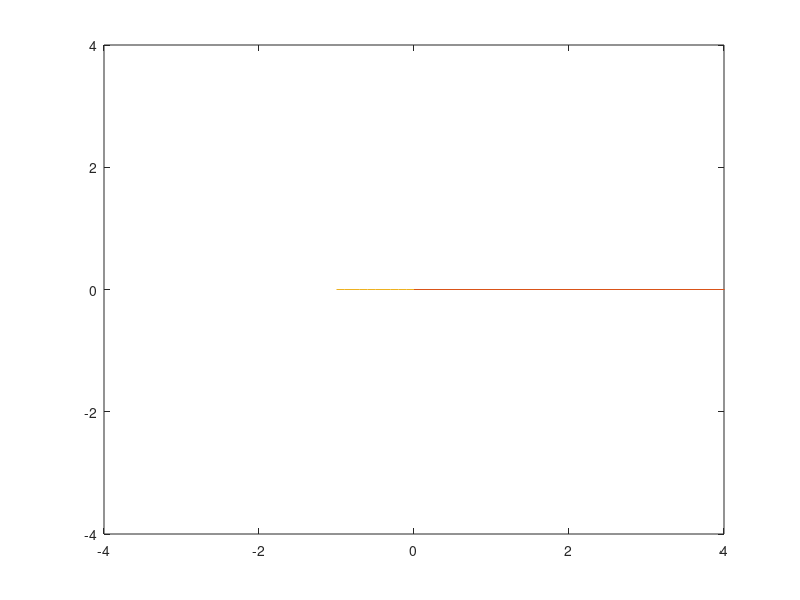

This chart was generated by the following MATLAB code: (Note: this script raises an error after producing the figure.)
% UnicycleMPrimGenerator : Generates a primitive set for a
% Unicycle-like. The set guarantees 8-axis simmetry
%
%   output_filename :           the file to which the results are saved
%   uni_width :                 max width of the vehicle
%   uni_length :                max length of the vehicle   
%   numberofangles :            angle granularity (how many angles in 2pi)
%   cell_size :                 the size of the side of each cell (meters)
%
%   all measures are in radians and meters
%   Two outputs: all primitives and primitive set


% -------------------------------------------------------------------------
% ========================== SCRIPT PARAMETERS ============================
% -------------------------------------------------------------------------

output_filename =               'MyUnicycle';
uni_width =                     0.8;
uni_length =                    1.2;
numberofangles =                16;
cell_size =                     0.2;


% -------------------------------------------------------------------------
% ============================= PARAMETERS ================================
% -------------------------------------------------------------------------

% Cost multipliers
forwardcostmult = 1.0;
forwardandturncostmult = 1.2;
backwardcostmult = 1.1;
backwardandturncostmult = 1.3;

% number of primitives per angle
numberofprimsperangle = 5;

% approximation error tolerance
approxError = 10e-05;

resolution = 1;

% -------------------------------------------------------------------------
% ======================== PRIMITIVE GENERATION ===========================
% -------------------------------------------------------------------------

if (numberofangles ~= 16 && numberofangles ~= 32)
    fprintf(1, 'ERROR: undefined mprim type\n');
end


% note, what is shown x,y,theta changes (not absolute numbers)
% x aligned with the heading of the robot, angles are positive
% counterclockwise

% Prepare the primitives for the first sector (0--pi/4)

% 0 degreees
basemprimendpts0_c = zeros(numberofprimsperangle, 4); % x,y,theta,costmult
% 0 theta change
basemprimendpts0_c(1,:) = [1 0 0 forwardcostmult];
basemprimendpts0_c(2,:) = [8 0 0 forwardcostmult];
basemprimendpts0_c(3,:) = [-1 0 0 backwardcostmult];
% 1/16 - 1/32 theta change
basemprimendpts0_c(4,:) = [8 1 1 forwardandturncostmult];
basemprimendpts0_c(5,:) = [8 -1 -1 forwardandturncostmult];

if (numberofangles > 16)
    % 11.25 degrees
    basemprimendpts11p25_c = zeros(numberofprimsperangle, 4); %x,y,theta,costmult
    % 0 theta change
    basemprimendpts11p25_c(1,:) = [3 1 0 forwardcostmult];
    basemprimendpts11p25_c(2,:) = [6 2 0 forwardcostmult];
    basemprimendpts11p25_c(3,:) = [-3 -1 0 backwardcostmult];
    % 1/32 theta change
    basemprimendpts11p25_c(4,:) = [5 3 1 forwardandturncostmult];
    basemprimendpts11p25_c(5,:) = [7 1 -1 forwardandturncostmult];
end

% 22.5 degrees
basemprimendpts22p5_c = zeros(numberofprimsperangle, 4); %x,y,theta,costmult
% 0 theta change
basemprimendpts22p5_c(1,:) = [2 1 0 forwardcostmult];
basemprimendpts22p5_c(2,:) = [6 3 0 forwardcostmult];
basemprimendpts22p5_c(3,:) = [-2 -1 0 backwardcostmult];
% 1/16 - 1/32 theta change
basemprimendpts22p5_c(4,:) = [5 4 1 forwardandturncostmult];
basemprimendpts22p5_c(5,:) = [7 2 -1 forwardandturncostmult];

if (numberofangles > 16)
    % 33.75 degrees
    basemprimendpts33p75_c = zeros(numberofprimsperangle, 4); %x,y,theta,costmult
    % 0 theta change
    basemprimendpts33p75_c(1,:) = [3 2 0 forwardcostmult];
    basemprimendpts33p75_c(2,:) = [6 4 0 forwardcostmult];
    basemprimendpts33p75_c(3,:) = [-3 -2 0 backwardcostmult];
    % 1/32 theta change
    basemprimendpts33p75_c(4,:) = [5 5 1 forwardandturncostmult];
    basemprimendpts33p75_c(5,:) = [7 3 -1 forwardandturncostmult];
end

% 45 degrees
basemprimendpts45_c = zeros(numberofprimsperangle, 4); % x,y,theta,costmult
% 0 theta change
basemprimendpts45_c(1,:) = [1 1 0 forwardcostmult];
basemprimendpts45_c(2,:) = [6 6 0 forwardcostmult];
basemprimendpts45_c(3,:) = [-1 -1 0 backwardcostmult];
% 1/8 - 1/16 - 1/32 theta change
basemprimendpts45_c(4,:) = [5 7 1 forwardandturncostmult];
basemprimendpts45_c(5,:) = [7 5 -1 forwardandturncostmult];


% open the output file
fout = fopen(output_filename, 'w');

%write the header
fprintf(fout, 'unicycle_width: %f\n', uni_width);
fprintf(fout, 'unicycle_length: %f\n', uni_length);
fprintf(fout, 'resolution_m: %f\n', resolution);
fprintf(fout, 'numberofangles: %d\n', numberofangles);
fprintf(fout, 'totalnumberofprimitives: %d\n', numberofprimsperangle*numberofangles);

% iterate over angles
for angleind = 1:numberofangles
    
    %current angle
    currentangle = (angleind-1)*2*pi/numberofangles;
    currentangle_36000int = round((angleind-1)*36000/numberofangles);

    % graphic output
    figure(1);
    hold off;
    text(0, 0, int2str(angleind));


    % iterate over primitives
    for primind = 1:numberofprimsperangle
        fprintf(fout, 'primID: %d\n', primind-1);
        fprintf(fout, 'startangle_c: %d\n', angleind-1);
        
        % compute which template to use - a bit crude, but it works
        if (rem(currentangle_36000int, 9000) == 0)
            basemprimendpts_c = basemprimendpts0_c(primind,:);
            angle = currentangle;
        elseif (rem(currentangle_36000int, 4500) == 0)
            basemprimendpts_c = basemprimendpts45_c(primind,:);
            angle = currentangle - 45*pi/180;
        elseif (rem(currentangle_36000int-7875, 9000) == 0)
            basemprimendpts_c = basemprimendpts11p25_c(primind,:);
            basemprimendpts_c(1) = basemprimendpts11p25_c(primind, 2); %reverse x and y
            basemprimendpts_c(2) = basemprimendpts11p25_c(primind, 1);
            basemprimendpts_c(3) = -basemprimendpts11p25_c(primind, 3); %reverse the angle as well
            angle = currentangle - 78.75*pi/180;
            fprintf(1, '78p75\n');
        elseif (rem(currentangle_36000int-6750, 9000) == 0)
            basemprimendpts_c = basemprimendpts22p5_c(primind,:);
            basemprimendpts_c(1) = basemprimendpts22p5_c(primind, 2); %reverse x and y
            basemprimendpts_c(2) = basemprimendpts22p5_c(primind, 1);
            basemprimendpts_c(3) = -basemprimendpts22p5_c(primind, 3); %reverse the angle as well
            angle = currentangle - 67.5*pi/180;
            fprintf(1, '67p5\n');
        elseif (rem(currentangle_36000int-5625, 9000) == 0)
            basemprimendpts_c = basemprimendpts33p75_c(primind,:);
            basemprimendpts_c(1) = basemprimendpts33p75_c(primind, 2); %reverse x and y
            basemprimendpts_c(2) = basemprimendpts33p75_c(primind, 1);
            basemprimendpts_c(3) = -basemprimendpts33p75_c(primind, 3); %reverse the angle as well
            angle = currentangle - 56.25*pi/180;
            fprintf(1, '56p25\n');
        elseif (rem(currentangle_36000int-3375, 9000) == 0)
            basemprimendpts_c = basemprimendpts33p75_c(primind,:);
            angle = currentangle - 33.75*pi/180;
            fprintf(1, '33p75\n');
        elseif (rem(currentangle_36000int-2250, 9000) == 0)
            basemprimendpts_c = basemprimendpts22p5_c(primind,:);
            angle = currentangle - 22.5*pi/180;
            fprintf(1, '22p5\n');
        elseif (rem(currentangle_36000int-1125, 9000) == 0)
            basemprimendpts_c = basemprimendpts11p25_c(primind,:);
            angle = currentangle - 11.25*pi/180;
            fprintf(1, '11p25\n');
        else
            fprintf(1, 'ERROR: invalid angular resolution. angle = %d\n', currentangle_36000int);
            return;
        end;
        
        % now figure out what action will be
        baseendpose_c = basemprimendpts_c(1:3);
        additionalactioncostmult = basemprimendpts_c(4);
        endx_c = round(baseendpose_c(1)*cos(angle) - baseendpose_c(2)*sin(angle));
        endy_c = round(baseendpose_c(1)*sin(angle) + baseendpose_c(2)*cos(angle));
        endtheta_c = rem(angleind - 1 + baseendpose_c(3), numberofangles);
        endpose_c = [endx_c endy_c endtheta_c];
        
        fprintf(1, 'rotation angle=%f\n', angle*180/pi);
        
        if baseendpose_c(2) == 0 && baseendpose_c(3) == 0
            fprintf(1, 'endpose=%d %d %d\n', endpose_c(1), endpose_c(2), endpose_c(3));
        end;
        
        % calculate the initial and final poses
        startpt = [0 0 currentangle];
        endpt = [endpose_c(1)*resolution endpose_c(2)*resolution ... 
            rem(angleind - 1 + baseendpose_c(3), numberofangles)*2*pi/numberofangles];
        
       
        
        % -------------------------------------------------------------
        % Mitko's functions: input parameters
        % -------------------------------------------------------------
        dt = 1; % time discretization
        t_f = 10; % final time
        ki = 2; kf = 2; % free parameters
        
        % generate intermediate poses (remember they are w.r.t 0,0 (and not centers of the cells)
        numofsamples = t_f/dt + 1;
        intermcells_m = zeros(numofsamples,3);
        
        % and now let's calculate the path
        
        % calculating the orientation of the line connecting startpt-endpt
        if forwardcostmult == basemprimendpts_c(4)
            line_orient = atan2(endpt(2), endpt(1));
        else
            line_orient = atan2(-endpt(2), -endpt(1));
        end
        if line_orient < 0
            line_orient = 2*pi - abs(line_orient)
        end
        % are we on a straight line?
        if abs(startpt(3) - endpt(3)) < approxError && abs(line_orient - startpt(3)) < approxError
            intermcells_m = [linspace(startpt(1), endpt(1), numofsamples)' ...
                linspace(startpt(2), endpt(2), numofsamples)' ...
                linspace(startpt(3), startpt(3), numofsamples)'];
            fprintf(1, 'here we are\n');
        else
            [P,dP,ddP,dddP,ds] = poly_path(startpt(1),endpt(1),startpt(2),endpt(2),startpt(3),endpt(3),ki,kf,dt,t_f);
            if (backwardcostmult == basemprimendpts_c(4))
                % we go backwards
                [u,theta,phi] = flat_output(P,dP,ddP,dddP,-1);
            else
                [u,theta,phi] = flat_output(P,dP,ddP,dddP,1);
            end
            
            % remove -0
            P(logical(abs(P) < approxError)) = 0;
            theta(logical(abs(theta) < approxError)) = 0;
            % we do not want -3.14 but only 3.14
            theta(logical(theta - approxError < -pi)) = pi;
            
            N = size(P,2);
            for i = 1:N
                intermcells_m = [P', theta'];
            end
        end
        
        
        %%%%%% Validity check!
        
        
        % -------------------------------------------------------------
        
        % write out
        fprintf(fout, 'endpose_c: %d %d %d\n', endpose_c(1), endpose_c(2), endpose_c(3));
        fprintf(fout, 'additionalactioncostmult: %d\n', additionalactioncostmult);
        if (backwardcostmult == additionalactioncostmult)
            % we go backwards
            fprintf(fout, 'motiondirection: %d\n', -1);
        else
            fprintf(fout, 'motiondirection: %d\n', 1);
        end
        fprintf(fout, 'intermediateposes: %d\n', size(intermcells_m,1));
        for interind = 1:size(intermcells_m, 1)
            % MCO modification for normalizing the angles
            fprintf(fout, '%.4f %.4f %.4f\n', intermcells_m(interind,1), intermcells_m(interind,2), atan2(sin(intermcells_m(interind,3)), cos(intermcells_m(interind,3))));
            %fprintf(fout, '%.4f %.4f %.4f\n', intermcells_m(interind,1), intermcells_m(interind,2), intermcells_m(interind,3));
        end;
        
        plot(intermcells_m(:,1), intermcells_m(:,2));
        axis([-4 4 -4 4]);
        %text(intermcells_m(numofsamples,1), intermcells_m(numofsamples,2), int2str(endpose_c(3)));
        hold on;
        
    end;
    grid;
    pause;
end;

fclose('all');
